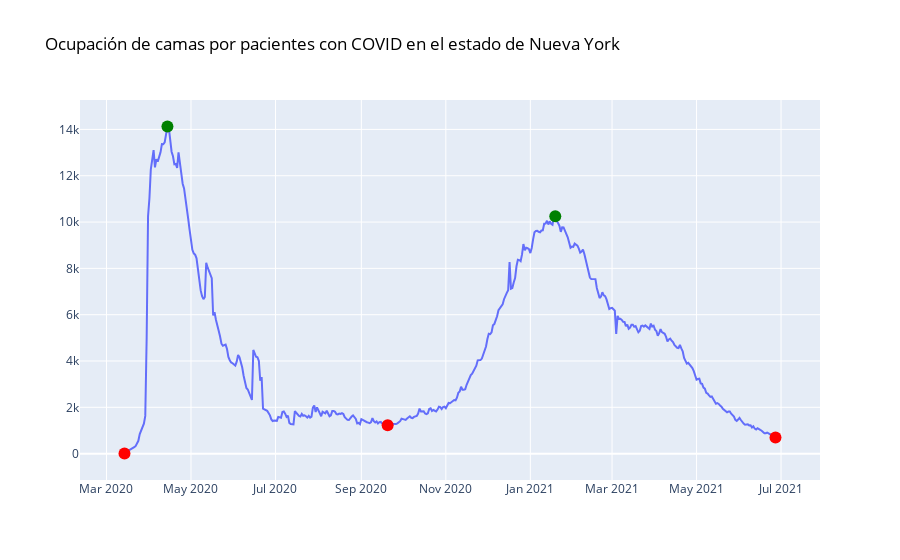

Here is the notebook cell this chart was saved with:
### Code cell
fig1=px.line(x= df_cuarentena_NY.index, y=df_cuarentena_NY.inpatient_beds_used_covid)
fig2=px.scatter(x=df_cuarentena_NY_mins.index, y=df_cuarentena_NY_mins, color_discrete_sequence=["red"])
fig2.update_traces(marker={'size': 12})
fig3=px.scatter(x=df_cuarentena_NY_maxs.index, y=df_cuarentena_NY_maxs, color_discrete_sequence=["green"])
fig3.update_traces(marker={'size': 12})
fig4=go.Figure(data=fig1.data + fig2.data + fig3.data, layout_title_text='Ocupación de camas por pacientes con COVID en el estado de Nueva York',
layout_title_font_color="black", layout_title_font_size=17)
fig4.show()

### Figure 1 — Plotly figure (JSON) as saved in the notebook; plotly's stock layout.template omitted (floating-point values rounded to 4 significant figures; data arrays with more than 128 entries replaced by an {"elided": "..."} marker saying what was removed)
{"data": [{"hovertemplate": "x=%{x}<br>y=%{y}<extra></extra>", "legendgroup": "", "line": {"color": "#636efa", "dash": "solid"}, "marker": {"symbol": "circle"}, "mode": "lines", "name": "", "orientation": "v", "showlegend": false, "type": "scatter", "x": {"elided": "474 str values"}, "xaxis": "x", "y": {"elided": "474 int values"}, "yaxis": "y"}, {"hovertemplate": "x=%{x}<br>y=%{y}<extra></extra>", "legendgroup": "", "marker": {"color": "red", "size": 12, "symbol": "circle"}, "mode": "markers", "name": "", "orientation": "v", "showlegend": false, "type": "scatter", "x": ["2020-03-14T00:00:00", "2020-09-20T00:00:00", "2021-06-27T00:00:00"], "xaxis": "x", "y": [6, 1225, 693], "yaxis": "y"}, {"hovertemplate": "x=%{x}<br>y=%{y}<extra></extra>", "legendgroup": "", "marker": {"color": "green", "size": 12, "symbol": "circle"}, "mode": "markers", "name": "", "orientation": "v", "showlegend": false, "type": "scatter", "x": ["2020-04-14T00:00:00", "2021-01-19T00:00:00"], "xaxis": "x", "y": [14126, 10249], "yaxis": "y"}], "layout": {"title": {"font": {"color": "black", "size": 17}, "text": "Ocupación de camas por pacientes con COVID en el estado de Nueva York"}}}
